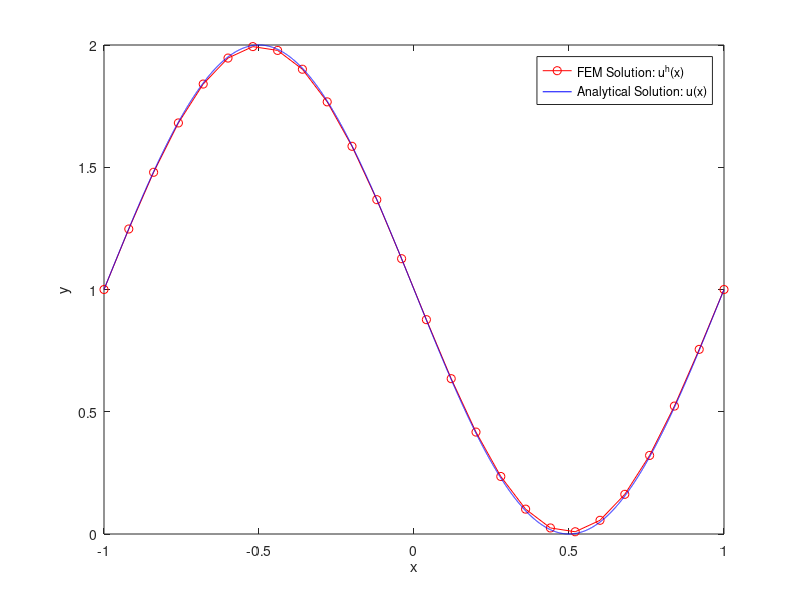

The MATLAB script that drew this image:
function FEM1D

pi= 3.14159265359;  % Define Pi 
N = 25;             % Number of piecewise linear elements 
x = linspace(-1,1,N+1)'; % Create set of discrete points x_0,x_1,...,x_N


U_L = 1;           % BC at x = -1
U_R = 1;           % BC at x = +1
f = pi^2*sin(pi*x);         % The f-vector

A = zeros(N-1,N-1); % Initialise the stiffness and mass matrices
M = zeros(N-1,N+1); % and the g-vector
g = zeros(N-1,1);
h = diff(x);  % Step length

% Global Matrix Contruction 

A(1,1) = 1/h(1); 
M(1,1) = h(1)/6;
M(1,2) = h(1)/3;
g(1) = U_L/h(1);


A(N-1,N-1)= 1/h(N);
M(N-1,N) = h(N)/6;
M(N-1,N+1)= h(N)/3;
g(N-1) = U_R/h(N);

% Element matrices without the prefactor h

Ae = [1 -1; -1 1];
Me = [2 1;1 2]/6;

% Loop through elements 2 to N-1
for k = 2:N-1
    A(k-1:k,k-1:k) = A(k-1:k,k-1:k) + Ae/h(k);
    M(k-1:k,k:k+1) = M(k-1:k,k:k+1) + h(k)*Me;
end

b=(-M*f+g);

% Solve the system of equations
U = [U_L;A\(-M*f+g);U_R];  % Solves the system A*U = -M*f + g 
                           % with boundary conditions U(-1) = U_L, 
                           %                          U(1) = U_R

% Analytic solution 
t=linspace(-1,1,10000);   % High resolution 
u_exact = 1-sin(pi*t);

% Plot the solution 
plot(x,U,'ro-');  % Finite Elment Solution 
xlabel('x')
ylabel('y')
hold on          % Plot two functions in the same figure
plot(t,u_exact,'b-')   % Analytic Solution
legend('FEM Solution: u^h(x)','Analytical Solution: u(x)')

end
    
    
    
